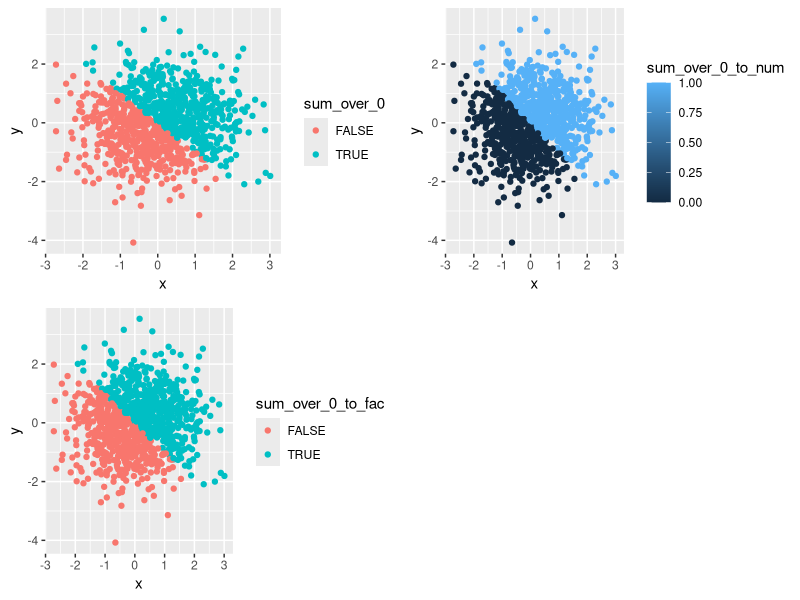
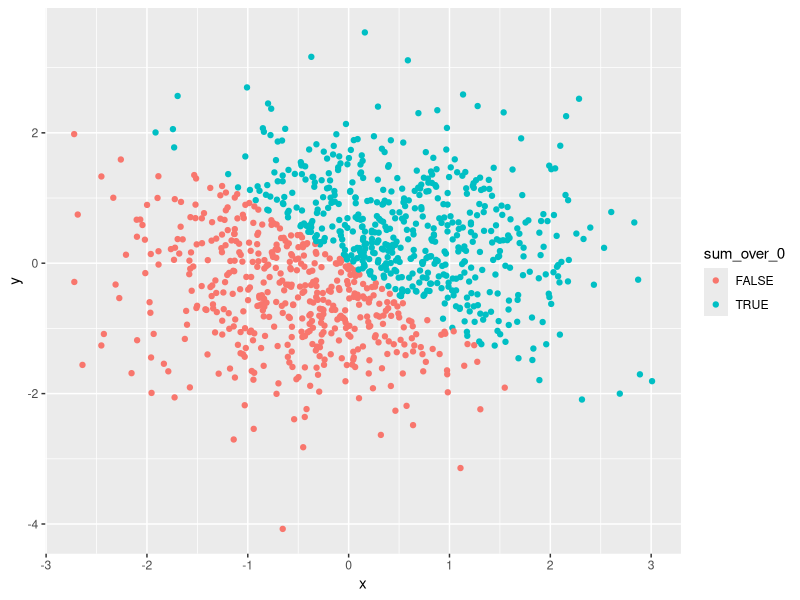
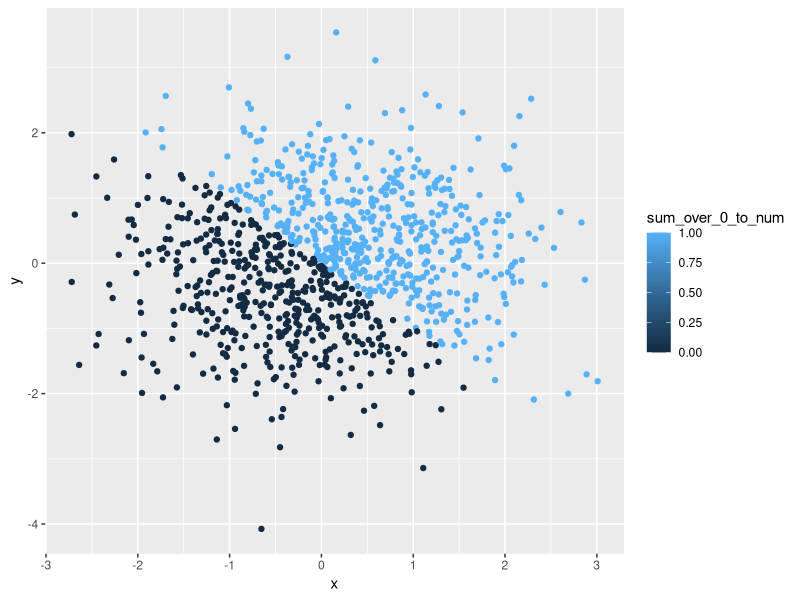
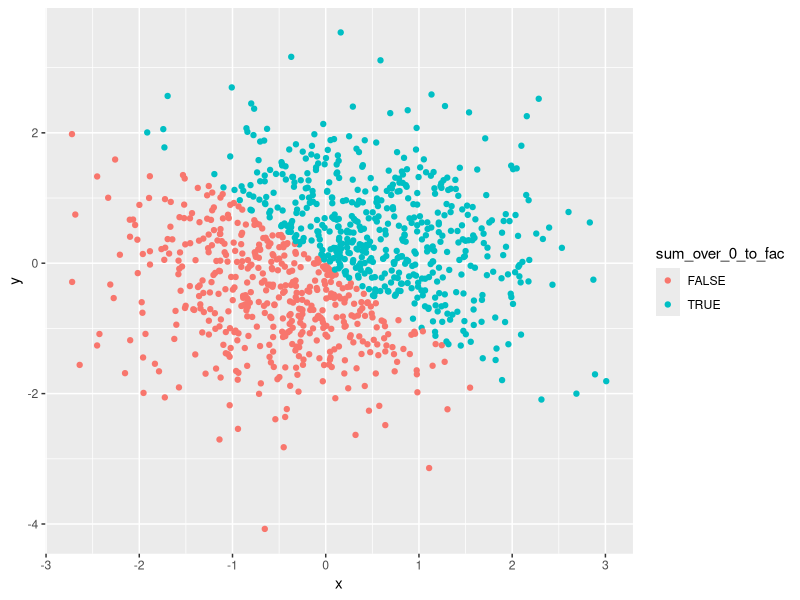

Recreate these plots in R, in order.
## ---- chunk 1
#load the library tidyverser
library(tidyverse)

#Set seed to get a reproducible random result
set.seed(1)

#create the data frame
df_4_var = tibble(
  sample = runif(10, min = 0, max = 5),
  sample_over_2 = sample > 2,
  char = as.character(rep(c("a","b","c","d","f"),2)),
  fac = as.factor(rep(c("a","b","c","d","f"),2))
) 

#run the data frame to see if it works
head(df_4_var)

#take the mean of each variable
mean(df_4_var$sample)
mean(df_4_var$sample_over_2)
mean(df_4_var$char)
mean(df_4_var$fac)
## ---- chunk 2
#applies as.numeric function
as.numeric(df_4_var$sample_over_2)
as.numeric(df_4_var$char)
as.numeric(df_4_var$fac)
## ---- chunk 3
#convert character variable from character to factor to numeric
char_to_fac <- as.factor(df_4_var$char)
char_to_fac_to_num <- as.numeric(char_to_fac)
char_to_fac_to_num

#convert factor variable from factor to character to numeric
fac_to_char <- as.character(df_4_var$fac)
fac_to_char_to_num <- as.numeric(fac_to_char)
fac_to_char_to_num
## ---- chunk 4
#create the data frame:
#dimision of the data fram is 1000 rows and 5 columns
set.seed(2)

df_5_var = tibble(
  x = rnorm(1000),
  y = rnorm(1000),
  sum_over_0 = x + y > 0,
  sum_over_0_to_num = as.numeric(sum_over_0),
  sum_over_0_to_fac = as.factor(sum_over_0)
)

head(df_5_var)
tail(df_5_var) #check head and tail of the data frame in cause there is anything wrong
## ---- chunk 5
library(gridExtra)

# scatterplot of y vs x, color using the logical variable
scatter_by_logical <- ggplot(df_5_var, 
                             aes(x = x, y = y, color = sum_over_0)) + geom_point()
# color scale: when x + y > 0, points were colored green; when x + y <= 0, points were colored red

ggsave("scatter_by_logical.png")

#scatterplot of y vs x, color using the numeric variable
scatter_by_num <- ggplot(df_5_var, 
                         aes(x = x, y = y, color = sum_over_0_to_num)) + geom_point()
# color scale: when x + y > 0, points were colored blue; when x + y <= 0, points were colored black

ggsave("scatter_by_num.png")

#scatterplot of y vs x, color using the factor variable
scatter_by_fac <- ggplot(df_5_var, 
                         aes(x = x, y = y, color = sum_over_0_to_fac)) + geom_point()
# color scale: when x + y > 0, points were colored green; when x + y <= 0, points were colored red

ggsave("scatter_by_fac.png")

#combine multiple plots
grid.arrange(scatter_by_logical, scatter_by_num, scatter_by_fac, ncol = 2)
